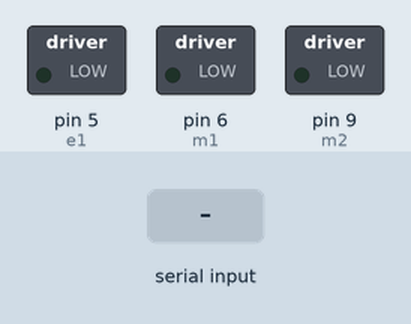
Simulated run of this sketch. Board: Arduino Uno, built with avr-gcc and run on an emulated ATmega328P. On the bench: switched loads named in the sketch (green lamp = pin HIGH). Inputs (shaded band) come from the test bench. What the sketch prints to the serial monitor is not drawn.

Above: at 1.2 s.
1.3 s: "1" received over Serial
At 1.7 s:
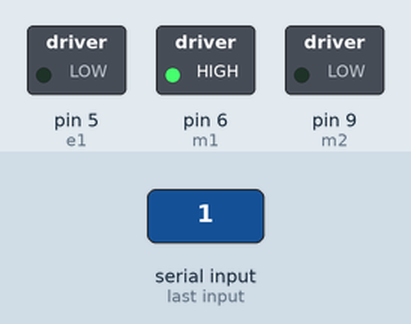
2.8 s: "2" received over Serial
At 4.0 s:
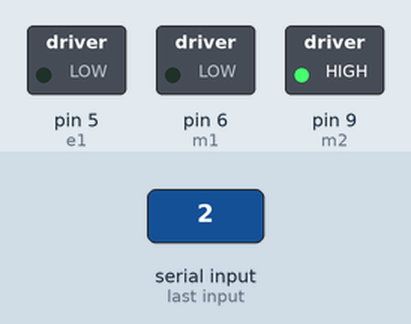
4.3 s: "3" received over Serial
At 5.2 s:
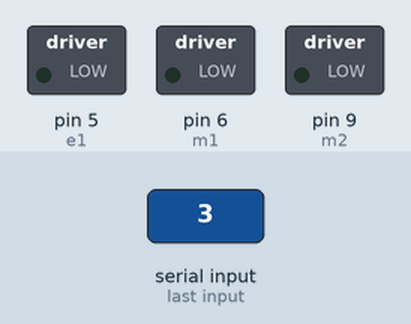
Timing chart, 0 to 7.3 s (numbered marks = the images above; inputs shaded):
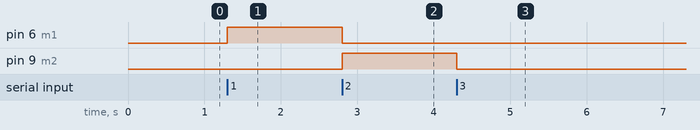

The sketch:

e3_dc_motor_control.ino
```cpp
/*Control a 4-wheeled robot via arduino using PytHon GUI
Note: Disconnect from Python IDE before uploading this sketch to your arduino
Based on your motor driver variables ceclared below may vary. But the logic still holds the same
*/

//Declare variables
char  serialData;

//Declaring Pins of arduino to pins of Deek robot 2 Channel motor driver (L293D)
//Play around your driver to control the direction of motors
int m1=6; //connects to IN2 pin of Deek Robot motor driver -->Sets the direction
int m2=9; //Connects to IN1 pin of Deek Robot motor driver --> Sets the direction
int e1=5; //Connects to EN1 pin of Deek Robot motor driver -->Sets the speed

int x =0; //Variable to store the speed value from Python

//Setup your baudrate & arduino pins
void setup()
  {
       pinMode(m1, OUTPUT);
       pinMode(m2, OUTPUT);
       pinMode(e1, OUTPUT);
       Serial.begin(9600);
    }

void loop()
{
    // send data only when you receive data from python
    if (Serial.available() > 0)
    {
      serialData = Serial.read();
      Serial.print(serialData);

      //Clock wise rotation of motor
      if(serialData == '1')
      {
        //Set the speed
        analogWrite(e1, x);
        //Clock wise rotation
        digitalWrite(m2, 0);
        digitalWrite(m1, 1);
       }

       //Anti-Clock wise rotation of motor
        else if (serialData == '2')
        {
         //Set the speed
         analogWrite(e1, x);
         //Anti-Clock wise rotation
         digitalWrite(m2, 1);
         digitalWrite(m1, 0);
        }

        //Stop your motor
        else if (serialData == '3')
        {
         digitalWrite(m1, 0);
         digitalWrite(m2, 0);
        }

        //set Speed level 1
        else if (serialData == '4')
        {
          x=80;
        }

        //set Speed level 2
        else if (serialData == '5')
        {
          x=150;
        }
        //set Speed level 3
        else if (serialData == '6')
        {
          x=255;
        }

    }
}
```

Measured:
- after the input at 1.3 s, pin 6 (m1): LOW → HIGH at once
- after the input at 2.8 s, pin 6 (m1): HIGH → LOW at once; pin 9 (m2): LOW → HIGH at once
- after the input at 4.3 s, pin 9 (m2): HIGH → LOW at once
